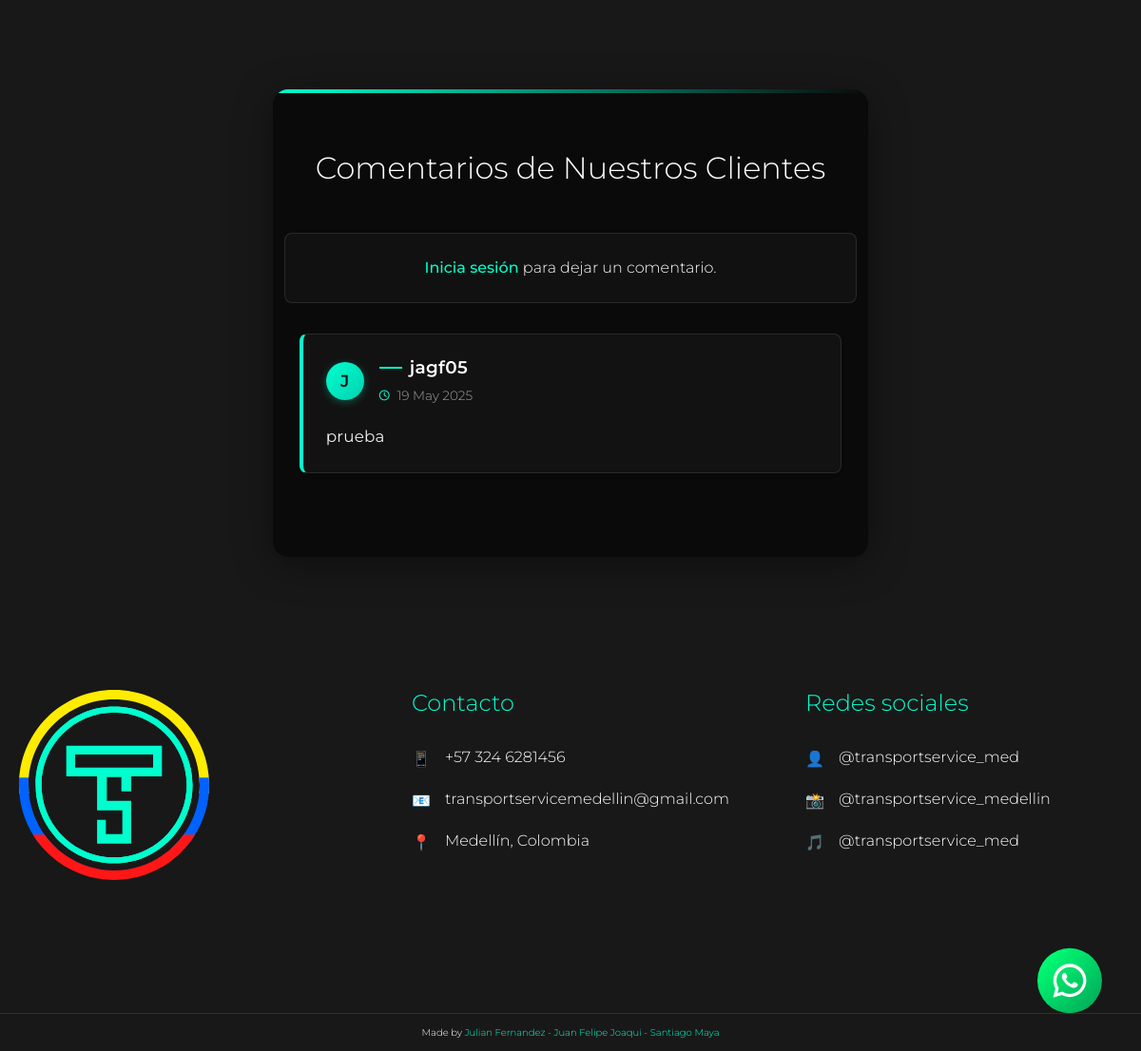
The app's page / (lower part), older data.
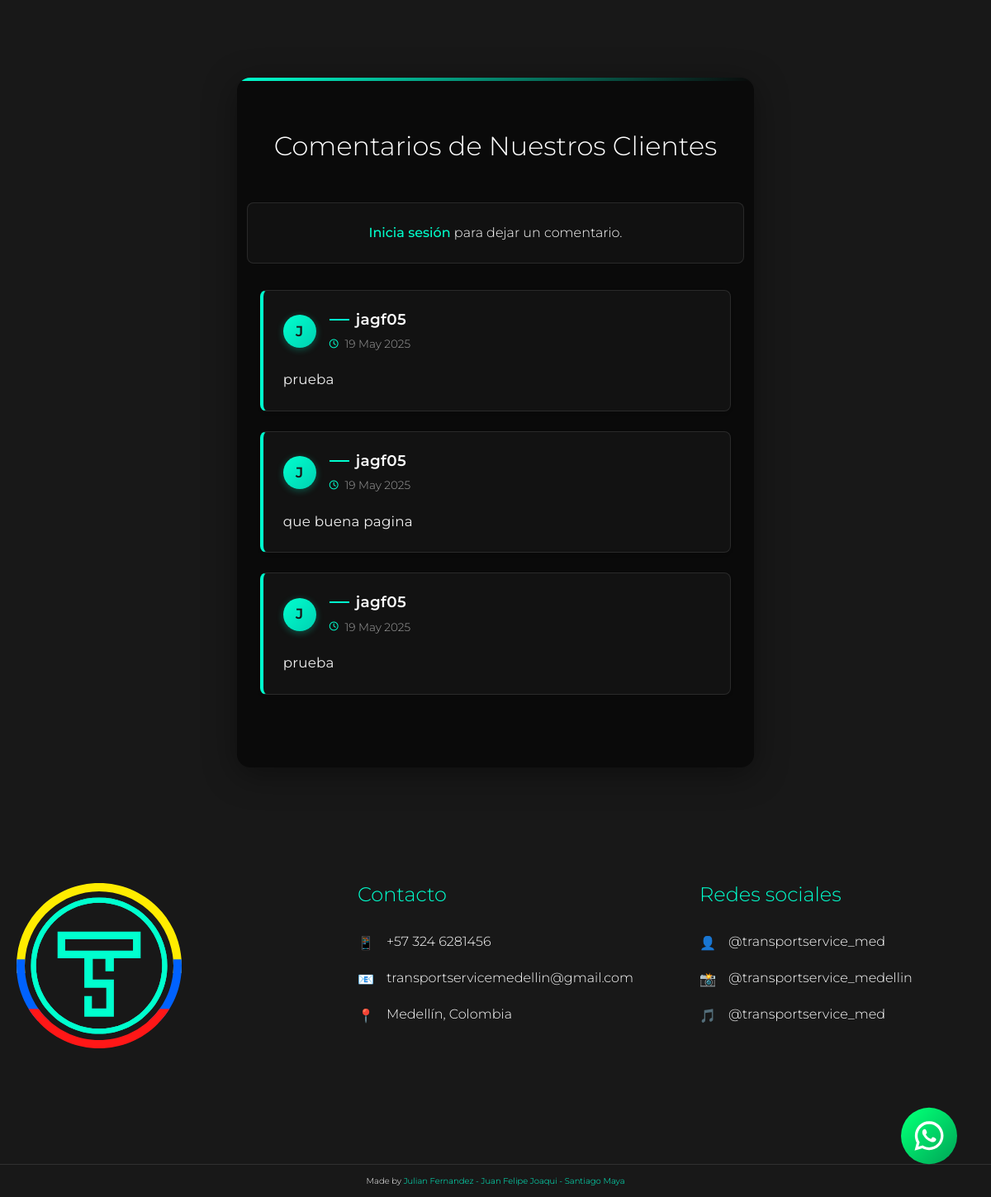
The same page, newer data.
### comentarios/models.py (models this page shows, shortened)
class Comentario(models.Model):
    usuario = models.ForeignKey(User, on_delete=models.CASCADE, related_name='comentarios')
    contenido = models.TextField(max_length=500)
    fecha_creacion = models.DateTimeField(default=timezone.now)
    activo = models.BooleanField(default=True)
    class Meta:
        ordering = ['-fecha_creacion']
        verbose_name = 'Comentario'
        verbose_name_plural = 'Comentarios'

### landing/views.py (the view)
# urls.py: path('', views.index, name='index'),
def index(request):
    from comentarios.models import Comentario
    comentarios = Comentario.objects.filter(activo=True).order_by('-fecha_creacion')
    context = {
        'comentarios': comentarios,
        'user': request.user  # Asegurarse de que el usuario esté en el contexto
    }
    return render(request, 'index.html', context)

### landing/context_processors.py (called while the page is built)
def user_type(request):
    context = {}
    if request.user.is_authenticated:
        is_admin = request.user.is_superuser or request.user.groups.filter(name='Administradores').exists()
        is_superuser = request.user.is_superuser
        context['is_admin'] = is_admin
        context['is_superuser'] = is_superuser
    return context

### landing/templates/index.html (shortened to what this page needs)
{% extends 'base.html' %}
{% load static %}
{% block extra_css %}
    <link rel="stylesheet" href="{% static 'css/styles.css' %}">
{% endblock %}
{% block content %}
    <a class="logowps" target="_blank" href="https://wa.me/573246281456">
        <img src="{% static 'Imgs/logos/wpp-03.svg' %}" alt="WhatsApp">
    </a>
    <div class="container gallery">
        <div class="container-three row">
        </div>
    </div>
    <div class="container comm py-5">
        <div class="row justify-content-center">
            <div class="col-lg-8">
                {% include 'comentarios/lista_comentarios.html' %}
            </div>
        </div>
    </div>
{% endblock %}

### templates/base.html (shortened to what this page needs)
<!DOCTYPE html>
<html lang="es" data-theme="light">
<head>
    {% load static %}
    <link href="https://cdn.jsdelivr.net/npm/bootstrap@5.3.3/dist/css/bootstrap.min.css" rel="stylesheet"
>
    <link rel="stylesheet" href="{% static 'css/style.css' %}">
    <link href="https://cdn.jsdelivr.net/npm/@splidejs/splide@4.1.4/dist/css/splide.min.css" rel="stylesheet">
    <link href="https://cdnjs.cloudflare.com/ajax/libs/font-awesome/6.0.0-beta3/css/all.min.css" rel="stylesheet">
    {% block extra_css %}{% endblock %}
</head>
<body>
    <main>
        {% block content %}
        {% endblock %}
    </main>
    <footer>
        <div class="footer-container">
            <div class="footer-column">
                <img src="{% static 'Imgs/logos/iconweb.svg' %}" alt="Transport Service Medellin Logo" class="footer-logo">
            </div>
            <div class="footer-column">
                <h3>
                    <span class="lang-es">Contacto</span>
                </h3>
                <div class="contact-info">
                    <p><span class="icon">📱</span> +57 324 6281456</p>
                    <p><span class="icon">📧</span> transportservicemedellin@gmail.com</p>
                    <p><span class="icon">📍</span> Medellín, Colombia</p>
                </div>
            </div>
            <div class="footer-column">
                <h3>
                    <span class="lang-es">Redes sociales</span>
                </h3>
                <div class="social-links">
                    <p><span class="icon">👤</span> @transportservice_med</p>
                    <p><span class="icon">📸</span> @transportservice_medellin</p>
                    <p><span class="icon">🎵</span> @transportservice_med</p>
                </div>
            </div>
        </div>
    </footer>
    <div class="footer-bottom">
        <p>Made by <a href="#" class="Autores"> Julian Fernandez - Juan Felipe Joaqui - Santiago Maya</a></p>
    </div>
</body>
</html>

### comentarios/templates/comentarios/lista_comentarios.html (shortened to what this page needs)
<section class="comments-section">
    <div class="container">
        <h2 class="text-center mb-5" style="color: #ffffff !important;">
            <span class="lang-es">Comentarios de Nuestros Clientes</span>
        </h2>
        {% if user.is_authenticated %}
        <div class="comment-form-container" style="background: rgba(255, 255, 255, 0.03); border: 1px solid rgba(255, 255, 255, 0.1); border-radius: 8px; padding: 1.5rem; margin-bottom: 2rem;">
            <h4 style="color: #00FFCE; margin-bottom: 1rem;">
                <i class="fas fa-comment-alt" style="margin-right: 8px;"></i>
                <span class="lang-es">Deja tu comentario</span>
                <span class="lang-en" style="display: none;">Leave your comment</span>
            </h4>
            <form id="commentForm" method="post" action="{% url 'comentarios:agregar_comentario' %}" class="needs-validation" novalidate>
                {% csrf_token %}
                <div style="margin-bottom: 1rem;">
                    <textarea
                        name="contenido"
                        class="form-control"
                        required
                        id="id_contenido"
                        style="width: 100%; min-height: 100px; padding: 12px; border: 1px solid #2a2a2a; border-radius: 4px; background-color: #1e1e1e; color: #ffffff; resize: vertical;"
                        placeholder="{% if lang == 'en' %}Write your comment here...{% else %}Escribe tu comentario aquí...{% endif %}"
                    ></textarea>
                </div>
                <div style="display: flex; justify-content: flex-end;">
                    <button type="submit" class="btn-submit" style="background: #00FFCE; color: #000; border: none; padding: 8px 20px; border-radius: 4px; font-weight: 600; cursor: pointer; display: flex; align-items: center;">
                        <i class="fas fa-paper-plane" style="margin-right: 8px;"></i>
                        <span class="lang-es">Publicar</span>
                        <span class="lang-en" style="display: none;">Post</span>
                    </button>
                </div>
            </form>
        </div>
        {% else %}
        <div class="alert alert-info text-center" style="background: rgba(255, 255, 255, 0.03); border: 1px solid rgba(255, 255, 255, 0.1); border-radius: 8px; padding: 1.5rem; margin-bottom: 2rem; color: #ffffff !important;">
            <span class="lang-es">
                <a href="{% url 'login' %}?next={{ request.path }}" style="color: #00ffcc !important; text-decoration: none; font-weight: 500;">
                    Inicia sesión
                </a> <span style="color: #ffffff;">para dejar un comentario.</span>
            </span>
        </div>
        {% endif %}
        <div class="comments-container">
            {% if comentarios %}
                {% for comentario in comentarios %}
                <div class="comment-card">
                    <div class="comment-header">
                        <div class="comment-user">
                            <div class="comment-avatar">
                                {{ comentario.usuario.first_name|first|default:comentario.usuario.username|first|upper }}
                            </div>
                            <div class="comment-user-info">
                                <h5>{{ comentario.usuario.get_full_name|default:comentario.usuario.username }}</h5>
                                <div class="comment-time">
                                    <i class="far fa-clock"></i>
                                    <span>{{ comentario.fecha_creacion|date:"d M Y" }}</span>
                                </div>
                            </div>
                        </div>
                    </div>
                    <div class="comment-content">
                        {{ comentario.contenido|linebreaksbr }}
                    </div>
                </div>
                {% endfor %}
            {% endif %}
        </div>
    </div>
</section>

### landing/static/css/style.css (style rules this page uses)
:root { --primary-color: #181818; --secondary-color: #00FFCE; --base: #ffffff; --card-bg: rgba(40, 40, 40, 0.9); --text-color: #e0e0e0; --text-muted: #a0a0a0; }
* { font-family: 'Montserrat', sans-serif; font-weight: 300; list-style: none; text-decoration: none; padding: 0; margin: 0; box-sizing: border-box; }
a { color: var(--secondary-color); transition: color 0.3s ease; }
html { scroll-behavior: smooth; }
body { background-color: var(--primary-color); }
.gallery { height: auto; width: 100%; background-color: transparent; }
footer { background-color: var(--primary-color); padding: 60px 20px 20px 20px; color: white; min-height: 50vh; display: flex; flex-direction: column; justify-content: space-between; }
.footer-container { max-width: 1200px; margin: 0 auto; display: flex; justify-content: space-between; gap: 80px; margin-bottom: 40px; width: 100%; }
.footer-column { flex: 1; display: flex; flex-direction: column; align-items: flex-start; }
.footer-logo { width: 200px; height: 200px; object-fit: contain; }
.footer-column h3 { color: var(--secondary-color); font-size: 24px; margin-bottom: 30px; font-weight: 500; text-align: left; }
.contact-info, .social-links { width: 100%; display: flex; flex-direction: column; gap: 20px; }
.contact-info p, .social-links p { display: flex; align-items: center; gap: 15px; margin: 0; color: white; font-size: 16px; }
.icon { width: 20px; height: 20px; object-fit: contain; }
.footer-bottom { height: 40px; display: flex; justify-content: center; align-items: center; border-top: 1px solid rgba(255, 255, 255, 0.1); width: 100%; }
.footer-bottom p { color: white; font-size: 10px; margin: 0; }
.Autores { color: var(--secondary-color); text-decoration: none; }
.logowps { position: fixed; bottom: 40px; right: 40px; z-index: 100; height: 70px; width: 70px; transition: all 300ms ease-in-out; }

### templates/base.html (style rules this page uses)
.lang-en, .lang-es { display: inline-block; }

Row changes from the older to the newer data that the page shows:
added Comentario: usuario.first_name|first "J", usuario.get_full_name "jagf05", fecha_creacion "19 May 2025", contenido "prueba"
added Comentario: usuario.first_name|first "J", usuario.get_full_name "jagf05", fecha_creacion "19 May 2025", contenido "que buena pagina"
